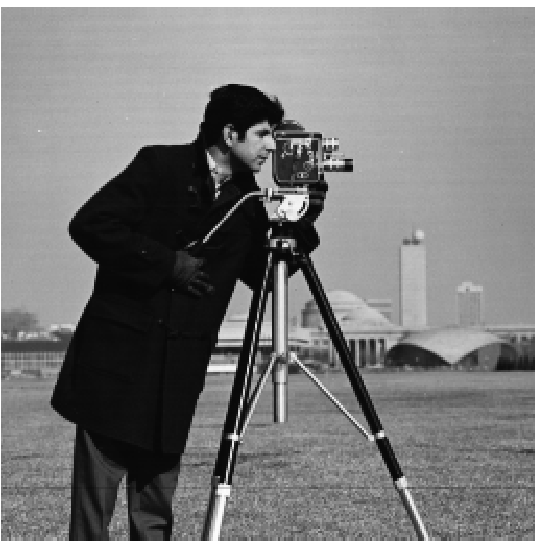
#> input picture cameraman.jpg, 540 x 542 px
$ python -i test.py   (imports and definitions only)
#> lines starting #> are read from the running program, lines starting #| are printed output that depends on the picture
#> in fix_rotate_color, img is the input picture: shape (542, 540, 4); mean R, G, B, A 122.2, 122.2, 122.2, 254.4
from scipy.signal import convolve2d
from scipy.signal import unit_impulse
from scipy.ndimage.interpolation import rotate
from skimage import img_as_uint
from skimage import img_as_float
import skimage.io as io
import skimage.data as data
import skimage.transform as sktr
import numpy as np
import cv2
from matplotlib.pyplot import hist
import matplotlib.pyplot as plt
from align_image_code import align_images
from skimage.color import rgb2gray
import argparse

# Start by saving the cameraman image

## 1.1

# Differential matrices
D_x = [[1, -1], [0, 0]]
D_y = [[1, 0], [-1, 0]]

# Helper functions to convolve the derivative on each axis
def convolve_x(src):
    return convolve2d(src, D_x)

def convolve_y(src):
    return convolve2d(src, D_y)

# Create a mask for the derivative images
# [12 lines left out: functions mask_image_derivative, borders_no_blur, not called in this run]


## 1.2

# Creates gaussian kernel
def gaussian_kernel(size, sigma):
    kernel = cv2.getGaussianKernel(size, sigma)
    return np.outer(kernel, np.transpose(kernel))

# Saves the blurred borders for the derivative map
# [19 lines left out: functions borders_blur, borders_blur_dog, not called in this run]


## 1.3

# Crops an image given a split coefficient
def crop(image, divisor):
    x = image.shape[0]
    y = image.shape[1]
    x1 = int(x/divisor)
    x2 = x - int(x/divisor)
    y1 = int(y/divisor)
    y2 = y - int(y/divisor)
    return image[x1:x2, y1:y2]

# Calculates the number of perpendicular gradients
def how_many_perpendicular(image):
    # Counts perpendicular as in a range of 80 - 100 degrees
    return sum(sum(abs(abs(image[:,:]) - 90) < 10))

# Fixes the rotation for a channel
def fix_rotate(image):
    rotations = []
    # From -40 to 40 degrees of rotation skipping by 2 degrees
    for angle in range(-40, 40, 2):
        rotate_image = rotate(image, angle)
        # Crop the image in 5
        rotate_image = crop(rotate_image, 5)

        # Get the derivative maps for each axis and count the perpendicular angles
        dx = convolve_x(rotate_image)
        dy = convolve_y(rotate_image)
        this_num_horiz = how_many_perpendicular(dy)
        this_num_vert = how_many_perpendicular(dx)

        num_edges = this_num_horiz + this_num_vert
        rotations.append((num_edges, angle, (dx, dy)))
#> this loop made 40 passes
#> (this_num_horiz, this_num_vert, num_edges) on passes 1 to 12: (918, 1042, 1960), (933, 1022, 1955), (930, 996, 1926), (890, 1043, 1933), (842, 1024, 1866), (803, 1016, 1819), (765, 949, 1714), (694, 938, 1632), (695, 916, 1611), (626, 922, 1548), (553, 855, 1408), (511, 889, 1400)
#> pass 1, in fix_rotate, `rotate_image = crop(rotate_image, 5)`:
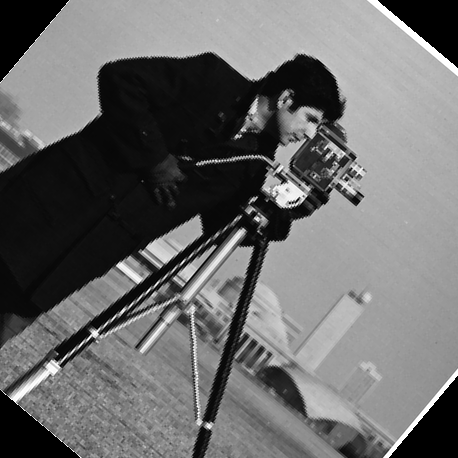
#> rotate_image: shape (458, 458); min 0, max 255, mean 107.4
#> pass 1, in fix_rotate, `dy = convolve_y(rotate_image)`:
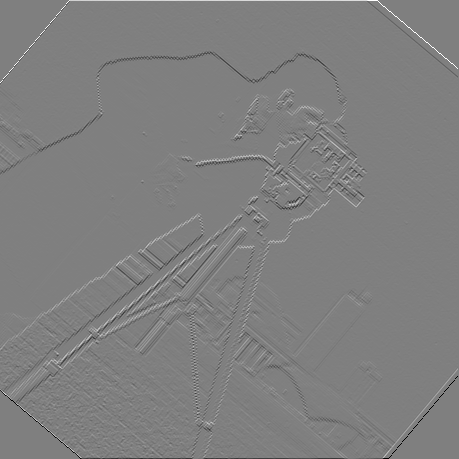
#> dy: shape (459, 459) int64; min -255, max 255, mean 0; drawn with min black and max white
#> after the loop:
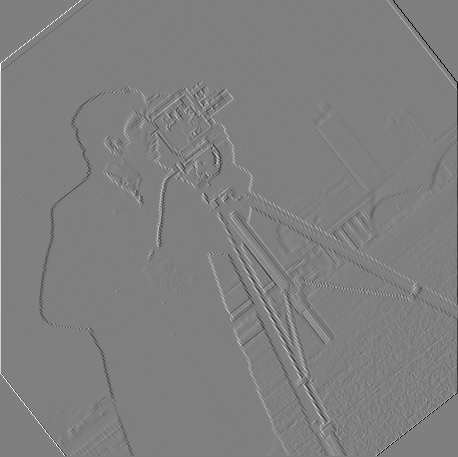
#> dx: shape (457, 458) int64; min -255, max 255, mean 0; drawn with min black and max white
#> after the loop:
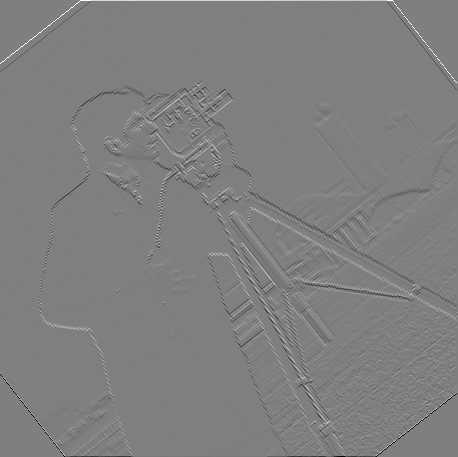
#> dy: shape (457, 458) int64; min -255, max 255, mean 0; drawn with min black and max white
#> after the loop:
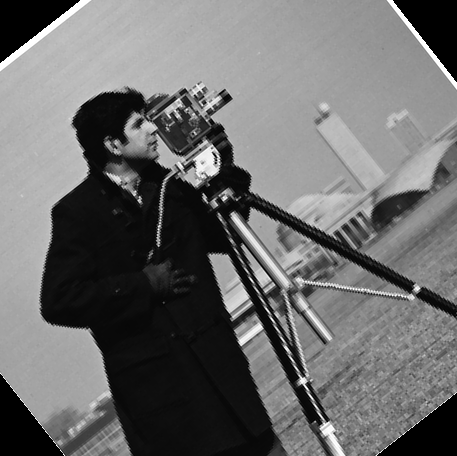
#> rotate_image: shape (456, 457); min 0, max 255, mean 107.7
#> after the loop, rotations = 40 items

    # return the best count for the angles
    return max(rotations, key=lambda x: x[0])

# Fix the rotation for a channel and apply it for the others
def fix_rotate_color(image_name):
    img = io.imread(image_name)
    # Fix the 1st channel
    rotation = fix_rotate(img[:,:,0])
    angle = rotation[1]
#> angle = -40
    image_name = image_name.replace(".", "").replace("/", "").replace("jpg", "")
    image_histogram_name = "histogram_" + image_name
    dif = np.concatenate([rotation[2][0], rotation[2][1]])
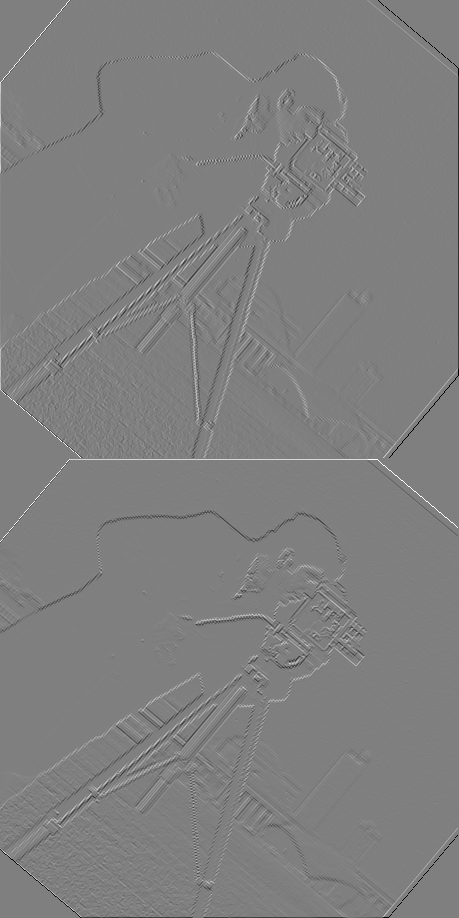
#> dif: shape (918, 459) int64; min -255, max 255, mean 0; drawn with min black and max white
    fig = hist(dif)
    # Save the histogram of angles
    plt.savefig(image_histogram_name)
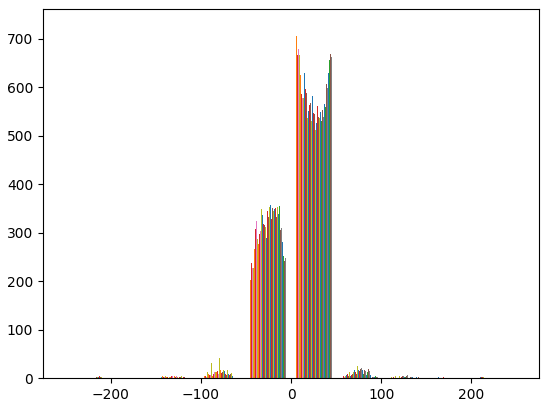
#> figure drawn by matplotlib, 1 panel; tallest bar 685 high, from x = 5.1 to 5.19; tallest bar 722 high, from x = 5.19 to 5.28; tallest bar 716 high, from x = 5.28 to 5.37

    # If the image doesn't have more than one channel, return the channel
    if len(img.shape) < 3 or img.shape[2] == 1:
        return rotate(img, angle)

    # Else, apply the rotation to all of the channels
    R = rotate(img[:,:,0], angle)
    G = rotate(img[:,:,1], angle)
    B = rotate(img[:,:,2], angle)
    return np.dstack([R, G, B])

# Saves the fixed image
def fix_image(image_name, output_name):
    io.imsave(output_name, fix_rotate_color(image_name))


## 2.1

# Sharps an image
# [14 lines left out: function sharpen, not called in this run]

# Saves the sharpen image
def save_sharp(image, sz, sigma, output_image):
    sharp = sharpen(image, sz, sigma)
    io.imsave(output_image, sharp)


## 2.2

# Creates a hybrid image
# [104 lines left out: functions hybrid_image, gaussian_stack, laplacian_stack, show_stack, multiresolution_blending, not called in this run]

from align_image_code import align_images
from skimage.transform import resize

# [2 lines not run here, left out]

>>> result = fix_rotate_color('cameraman.jpg')
